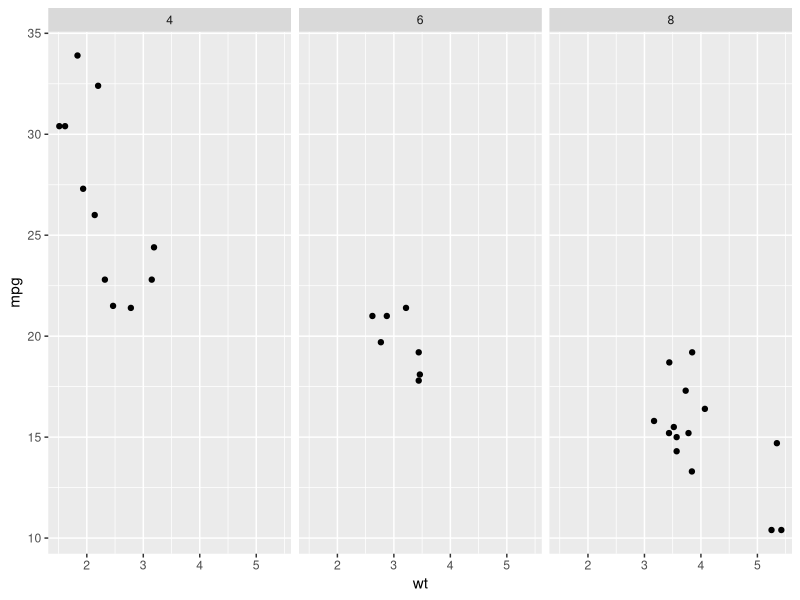
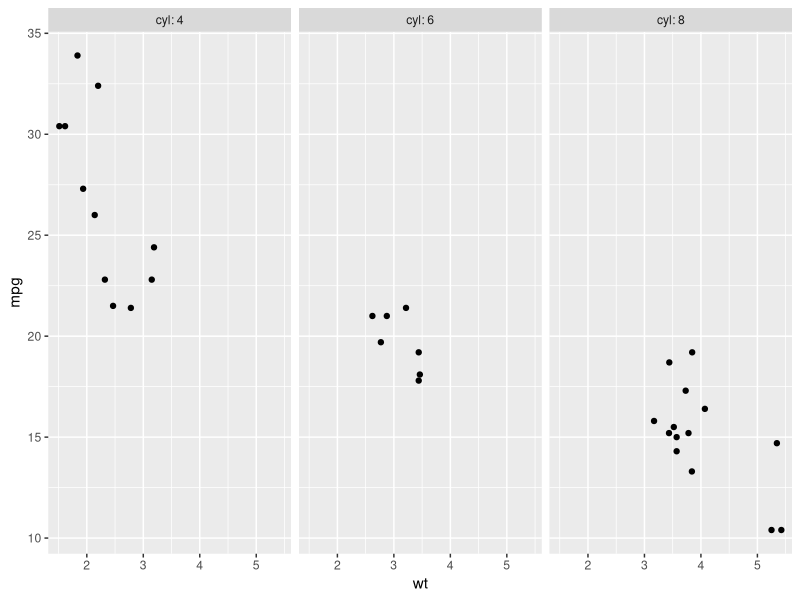
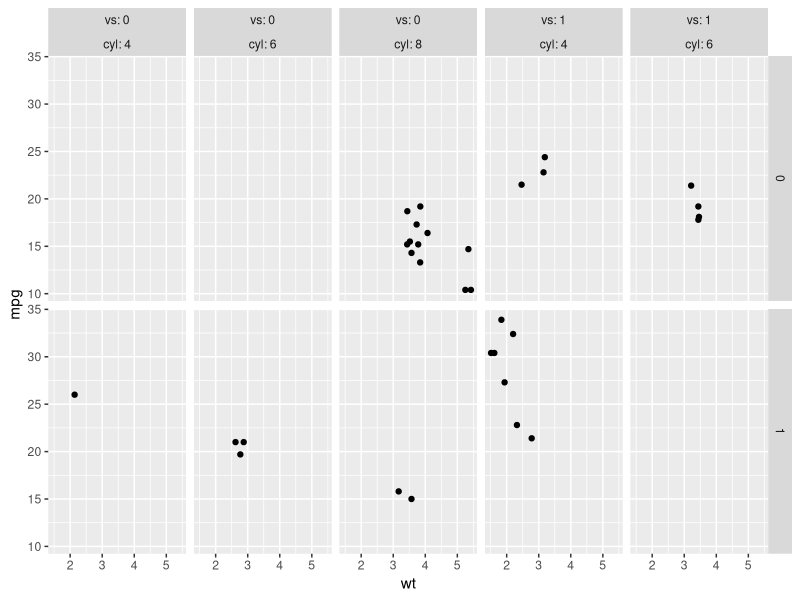
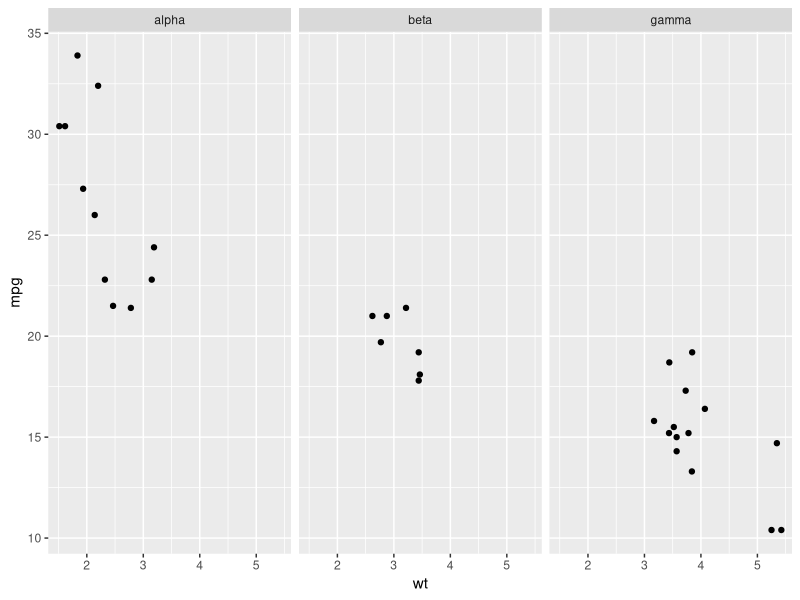
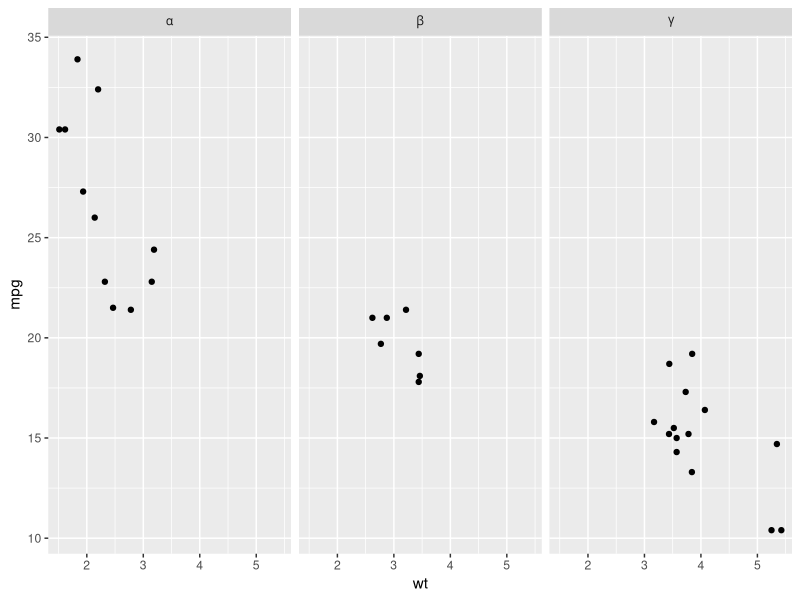
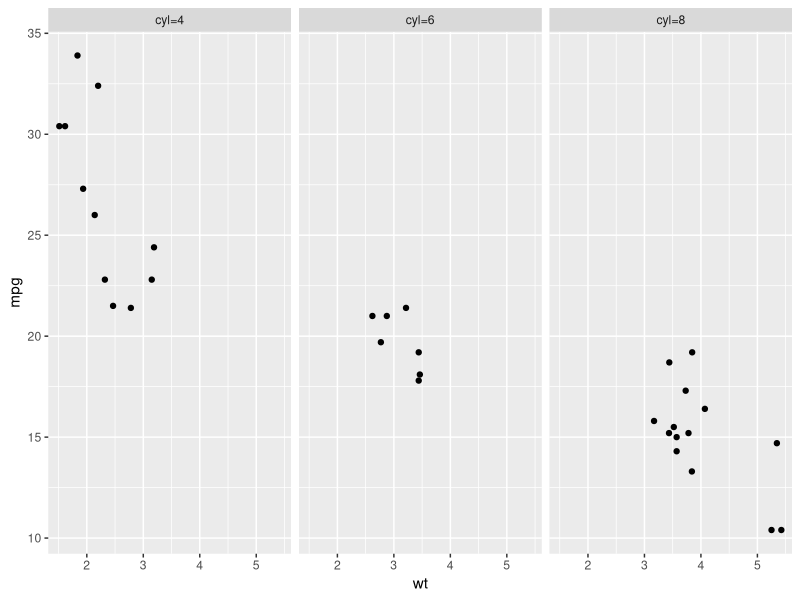

The R source for these figures, in order:
# r2py crawler metadata
# package: ggplot2
# source_type: rd_example
# topic: labellers.Rd
# source_file: C:\Users\bened\AppData\Local\R\win-library\4.5\ggplot2\help
# lines: 21

suppressPackageStartupMessages(library(ggplot2))
mtcars$cyl2 <- factor(mtcars$cyl, labels = c("alpha", "beta", "gamma"))
p <- ggplot(mtcars, aes(wt, mpg)) + geom_point()

# The default is label_value
p + facet_grid(. ~ cyl, labeller = label_value)


# Displaying both the values and the variables
p + facet_grid(. ~ cyl, labeller = label_both)

# Displaying only the values or both the values and variables
# depending on whether multiple factors are facetted over
p + facet_grid(am ~ vs+cyl, labeller = label_context)

# Interpreting the labels as plotmath expressions
p + facet_grid(. ~ cyl2)
p + facet_grid(. ~ cyl2, labeller = label_parsed)

# Include optional argument in label function
p + facet_grid(. ~ cyl, labeller = \(x) label_both(x, sep = "="))
